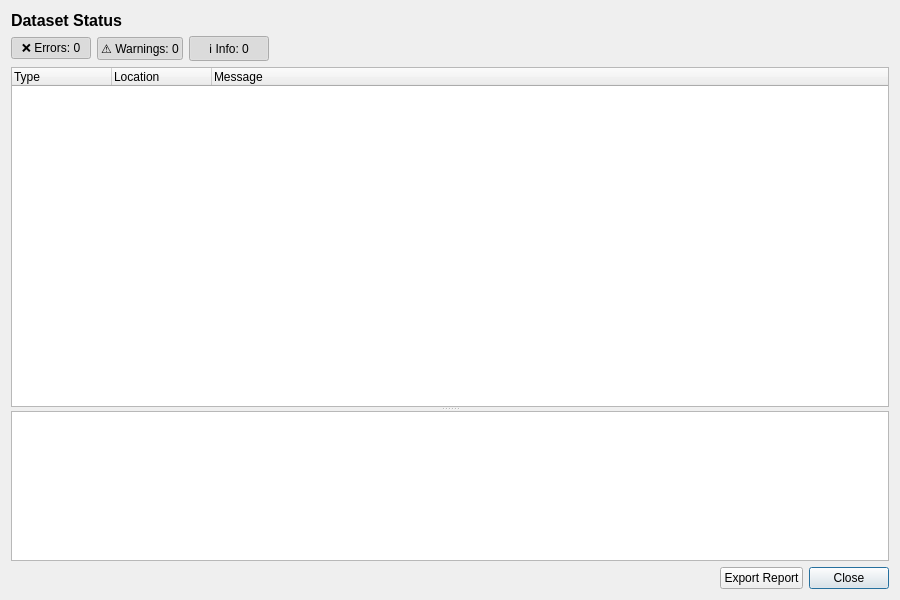
<?xml version="1.0" encoding="UTF-8"?>
<ui version="4.0">
 <class>ValidationResultsDialog</class>
 <widget class="QDialog" name="ValidationResultsDialog">
  <property name="geometry">
   <rect>
    <x>0</x>
    <y>0</y>
    <width>900</width>
    <height>600</height>
   </rect>
  </property>
  <property name="windowTitle">
   <string>BIDS Validation Results</string>
  </property>
  <property name="modal">
   <bool>true</bool>
  </property>
  <layout class="QVBoxLayout" name="mainLayout">
   <item>
    <widget class="QLabel" name="summaryLabel">
     <property name="font">
      <font>
       <pointsize>12</pointsize>
       <bold>true</bold>
      </font>
     </property>
     <property name="text">
      <string>Dataset Status</string>
     </property>
    </widget>
   </item>
   <item>
    <layout class="QHBoxLayout" name="statsLayout">
     <item>
      <widget class="QPushButton" name="errorButton">
       <property name="text">
        <string>❌ Errors: 0</string>
       </property>
       <property name="checkable">
        <bool>true</bool>
       </property>
       <property name="checked">
        <bool>true</bool>
       </property>
      </widget>
     </item>
     <item>
      <widget class="QPushButton" name="warningButton">
       <property name="text">
        <string>⚠️ Warnings: 0</string>
       </property>
       <property name="checkable">
        <bool>true</bool>
       </property>
       <property name="checked">
        <bool>true</bool>
       </property>
      </widget>
     </item>
     <item>
      <widget class="QPushButton" name="infoButton">
       <property name="text">
        <string>ℹ️ Info: 0</string>
       </property>
       <property name="checkable">
        <bool>true</bool>
       </property>
       <property name="checked">
        <bool>true</bool>
       </property>
      </widget>
     </item>
     <item>
      <spacer name="horizontalSpacer">
       <property name="orientation">
        <enum>Qt::Horizontal</enum>
       </property>
       <property name="sizeHint" stdset="0">
        <size>
         <width>40</width>
         <height>20</height>
        </size>
       </property>
      </spacer>
     </item>
    </layout>
   </item>
   <item>
    <widget class="QSplitter" name="splitter">
     <property name="orientation">
      <enum>Qt::Vertical</enum>
     </property>
     <widget class="QTreeWidget" name="treeWidget">
      <property name="columnCount">
       <number>3</number>
      </property>
      <column>
       <property name="text">
        <string>Type</string>
       </property>
      </column>
      <column>
       <property name="text">
        <string>Location</string>
       </property>
      </column>
      <column>
       <property name="text">
        <string>Message</string>
       </property>
      </column>
     </widget>
     <widget class="QTextEdit" name="detailsText">
      <property name="maximumSize">
       <size>
        <width>16777215</width>
        <height>150</height>
       </size>
      </property>
      <property name="readOnly">
       <bool>true</bool>
      </property>
     </widget>
    </widget>
   </item>
   <item>
    <layout class="QHBoxLayout" name="buttonLayout">
     <item>
      <spacer name="horizontalSpacer_2">
       <property name="orientation">
        <enum>Qt::Horizontal</enum>
       </property>
       <property name="sizeHint" stdset="0">
        <size>
         <width>40</width>
         <height>20</height>
        </size>
       </property>
      </spacer>
     </item>
     <item>
      <widget class="QPushButton" name="exportButton">
       <property name="text">
        <string>Export Report</string>
       </property>
      </widget>
     </item>
     <item>
      <widget class="QPushButton" name="closeButton">
       <property name="text">
        <string>Close</string>
       </property>
       <property name="default">
        <bool>true</bool>
       </property>
      </widget>
     </item>
    </layout>
   </item>
  </layout>
 </widget>
 <resources/>
 <connections/>
</ui>
